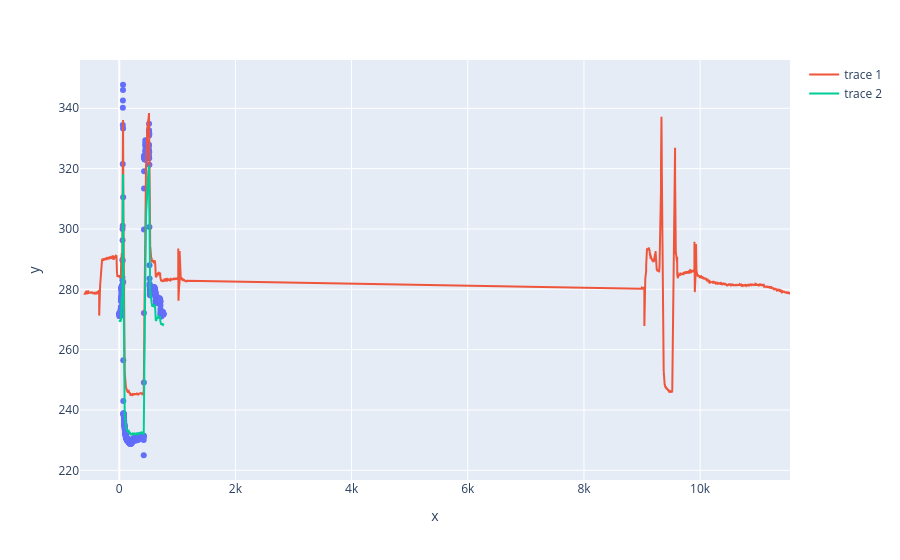

Write notebook code for a chart like this one.
### Code cell
fig = px.scatter(x=df['timeS'],y=df['o2_umol_L'])
fig.add_scatter(x=rbr_subset['time_elapsed'].dt.total_seconds()+offset, y=rbr_subset['Dissolved O2 concentration'])
fig.add_scatter(x=df['time_elapsed'].dt.total_seconds()+offset, y=df['o2_adjusted']/1.08)

### Figure 1 — Plotly figure (JSON) as saved in the notebook; plotly's stock layout.template omitted (floating-point values rounded to 4 significant figures; data arrays with more than 128 entries replaced by an {"elided": "..."} marker saying what was removed)
{"data": [{"hovertemplate": "x=%{x}<br>y=%{y}<extra></extra>", "legendgroup": "", "marker": {"color": "#636efa", "symbol": "circle"}, "mode": "markers", "name": "", "orientation": "v", "showlegend": false, "type": "scatter", "x": {"elided": "763 float values"}, "xaxis": "x", "y": {"elided": "763 float values"}, "yaxis": "y"}, {"type": "scatter", "x": {"elided": "8642 float values"}, "y": {"elided": "8642 float values"}}, {"type": "scatter", "x": {"elided": "763 float values"}, "y": {"elided": "763 float values"}}], "layout": {"legend": {"tracegroupgap": 0}, "margin": {"t": 60}, "xaxis": {"anchor": "y", "domain": [0, 1], "title": {"text": "x"}}, "yaxis": {"anchor": "x", "domain": [0, 1], "title": {"text": "y"}}}}
